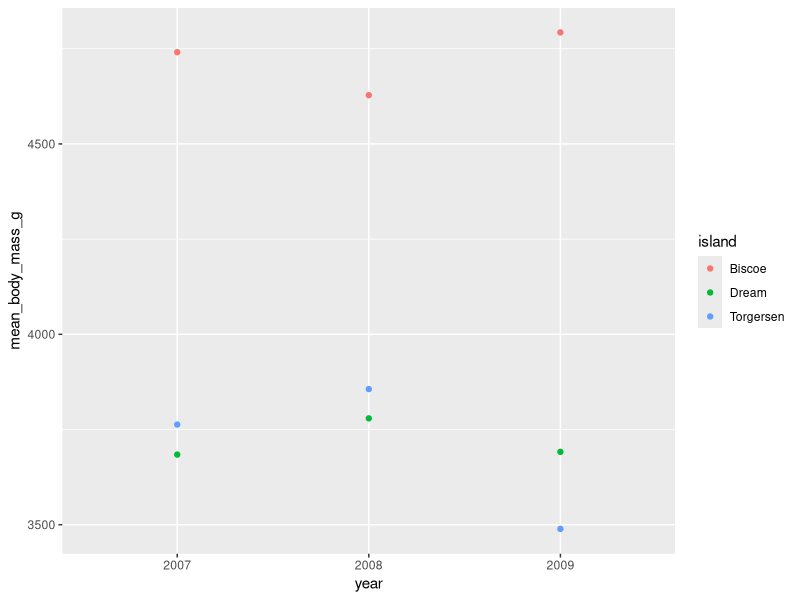
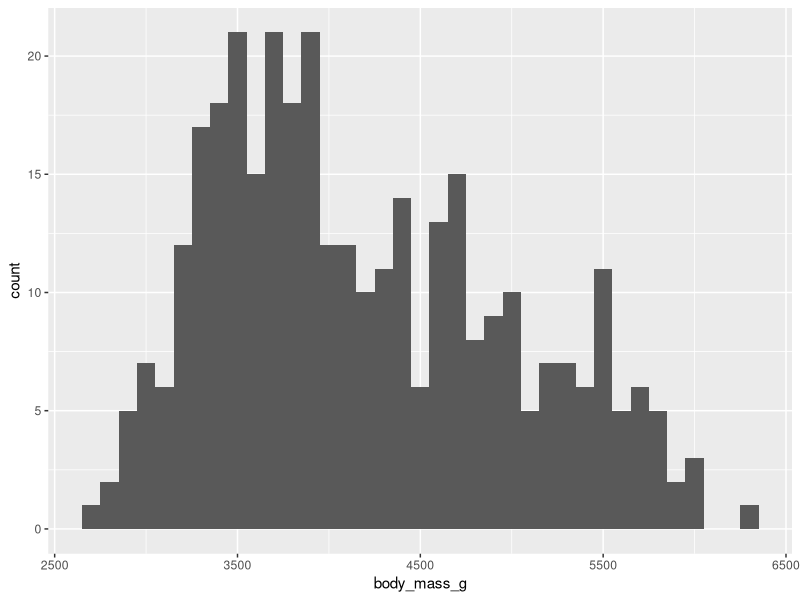
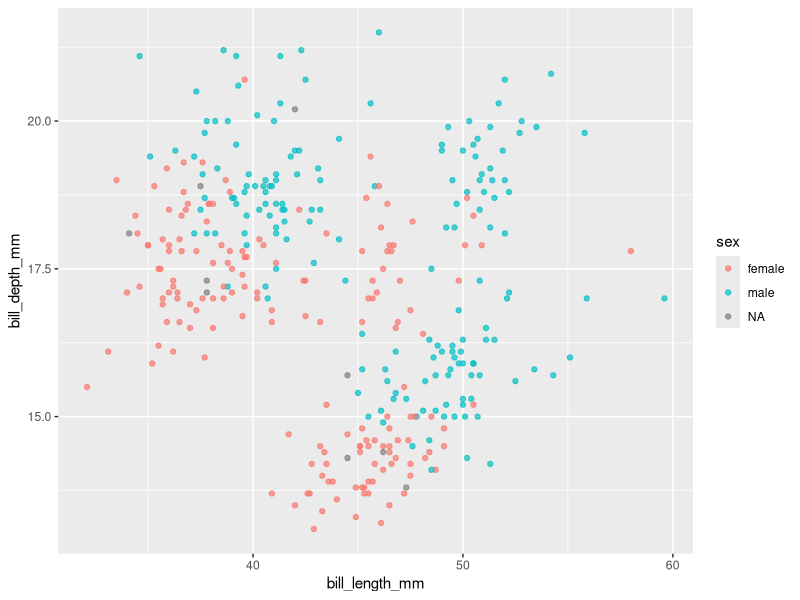
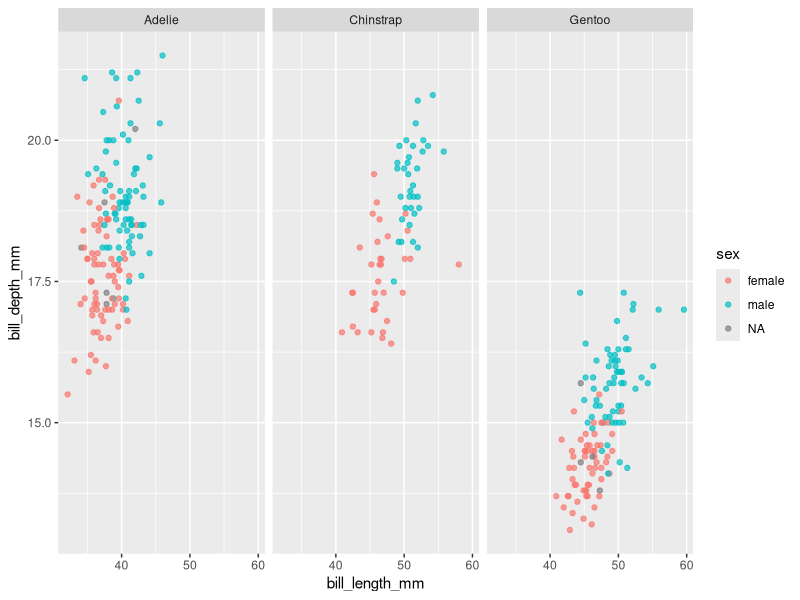

Here is the R script that generated these plots, in order:
## ---- chunk 1
knitr::opts_chunk$set(echo = TRUE)
library(palmerpenguins)
library(tidyverse)
library(knitr)
## ---- chunk 2
library(ggplot2)
## ---- chunk 3
#making a simple untidy dataset using palmerpenguins
penguin <- penguins %>%
  drop_na(body_mass_g) %>%
  group_by(island, year) %>%
  summarize(mean_body_mass_g = mean(body_mass_g)) %>%
  spread(year, mean_body_mass_g)

#tidy version
penguin_tidy <- penguin %>%
  gather(key = "year", value = "mean_body_mass_g", `2007`, `2008`, `2009`)
## ---- chunk 4
kable(penguin)
## ---- chunk 5
kable(penguin_tidy)
## ---- chunk 6
ggplot(data = penguin_tidy, mapping = aes(x = year, y = mean_body_mass_g, color = island)) +
  geom_point()
## ---- chunk 7
ggplot(data = penguins, mapping = aes(x = body_mass_g)) +
  geom_histogram(binwidth = 100)
## ---- chunk 8
ggplot(data = penguins, mapping = aes(x = bill_length_mm, y = bill_depth_mm, color = sex)) +
  geom_point(alpha = 0.7)
## ---- chunk 9
ggplot(data = penguins, mapping = aes(x = bill_length_mm, y = bill_depth_mm, color = sex)) +
  geom_point(alpha = 0.7) +
  facet_wrap(~species)
